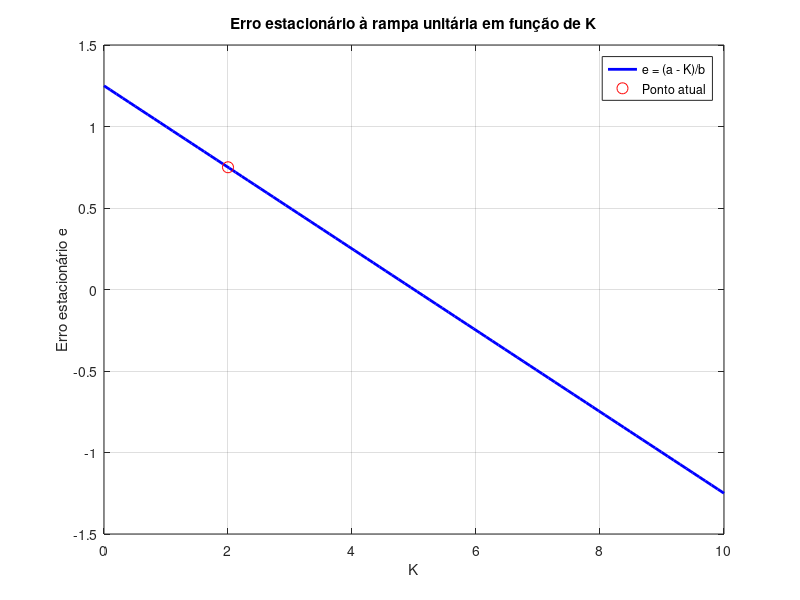

The MATLAB script that drew this image:

% Parâmetros do sistema (exemplo)
K = 2;   % Coeficiente do termo Ks na FT de malha fechada
a = 5;   % Coeficiente do termo s no denominador
b = 4;   % Termo constante no denominador

% Cálculo do erro estacionário para entrada rampa unitária
e = (a - K)/b;

% Exibir a fórmula do erro estacionário como texto
fprintf('Erro estacionário à rampa unitária:\n');
fprintf('     a - K\n');
fprintf('e = -------\n');
fprintf('       b\n');

% Mostrar valores usados
fprintf('\nValores utilizados:\n');
fprintf('K = %.2f\n', K);
fprintf('a = %.2f\n', a);
fprintf('b = %.2f\n', b);
fprintf('Erro estacionário (e) = %.2f\n', e);

% --- Plotando erro estacionário em função de K ---
K_vals = linspace(0, 2*a, 100);           % Variação de K de 0 a 2a
e_vals = (a - K_vals) ./ b;               % Erro estacionário correspondente

figure;
plot(K_vals, e_vals, 'b-', 'LineWidth', 2);
hold on;
plot(K, e, 'ro', 'MarkerSize', 8, 'DisplayName', 'Ponto atual');
grid on;
xlabel('K');
ylabel('Erro estacionário e');
title('Erro estacionário à rampa unitária em função de K');
legend('e = (a - K)/b', 'Ponto atual', 'Location', 'northeast');
